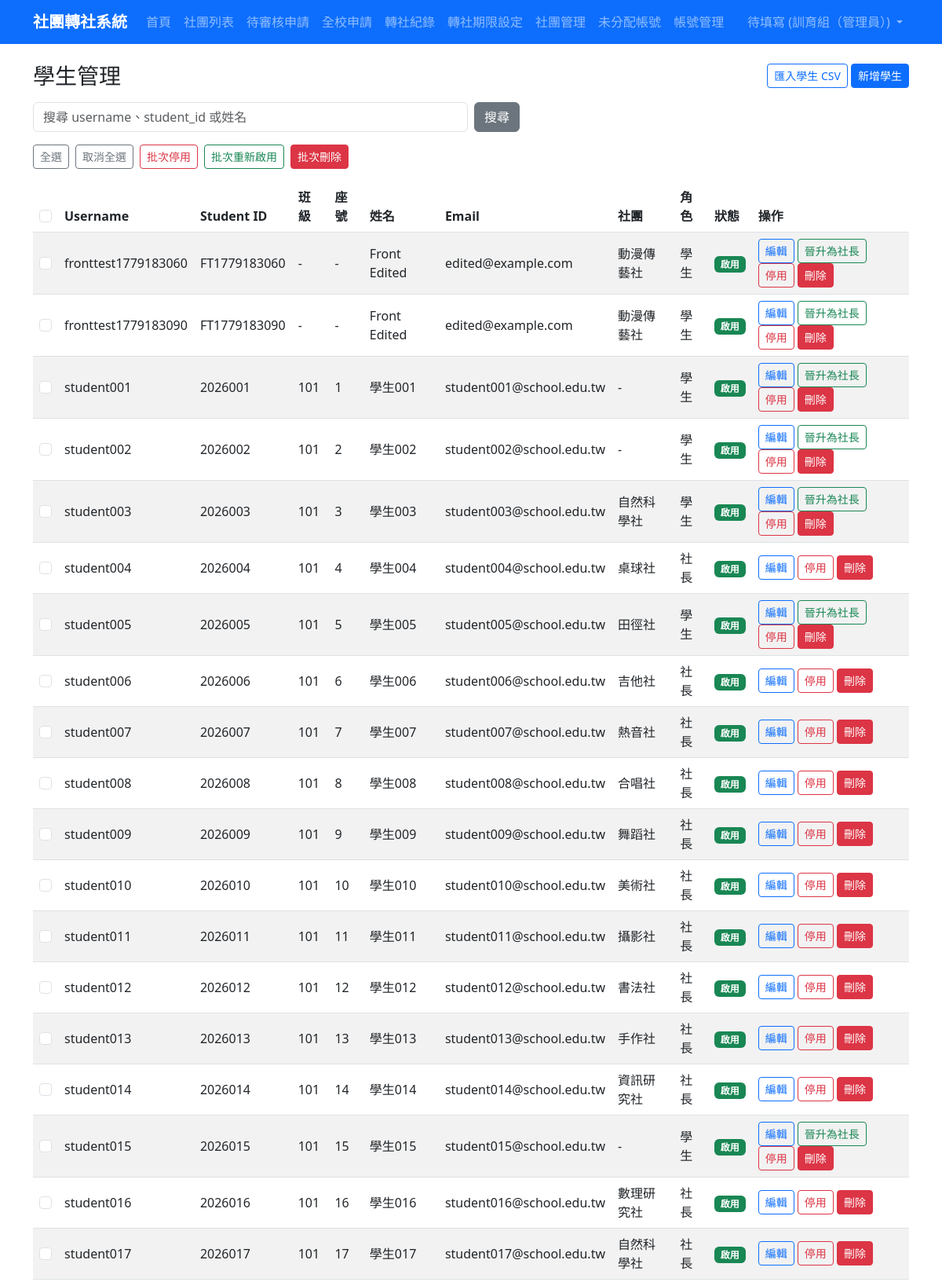
The page /admin-panel/students/ (signed in, upper part) on the database its author committed.
### accounts/models.py (models this page shows, shortened)
class User(django.contrib.auth.models.AbstractUser):
    ROLE_CHOICES = [
        ('student', '學生'),
        ('president', '社長'),
        ('teacher', '指導老師'),
        ('admin', '訓育組（管理員）'),
    ]
    role = models.CharField(
        max_length=20,
        choices=ROLE_CHOICES,
        default='student',
        verbose_name='身分組'
    )
    student_id = models.CharField(
        max_length=20,
        blank=True,
        verbose_name='學號'
    )
    class_name = models.CharField(
        max_length=20,
        blank=True,
        verbose_name='班級'
    )
    seat_number = models.PositiveSmallIntegerField(
        null=True,
        blank=True,
        verbose_name='座號'
    )
    club = models.ForeignKey(
        'clubs.Club',
        on_delete=models.SET_NULL,
        null=True,
        blank=True,
        verbose_name='所屬社團',
        related_name='members'
    )
    class Meta:
        verbose_name = '使用者'
        verbose_name_plural = '使用者'

### clubs/models.py (models this page shows, shortened)
class Club(models.Model):
    CATEGORY_CHOICES = [
        ('academic', '學術類'),
        ('arts', '藝文類'),
        ('performance', '藝能類'),
        ('recreation', '康輔類'),
        ('sports', '體育類'),
    ]
    code = models.CharField(max_length=10, unique=True, null=True, blank=True, verbose_name='社團代號')
    name = models.CharField(max_length=100, verbose_name='社團名稱')
    teacher = models.CharField(max_length=50, default='', verbose_name='指導老師')
    president = models.CharField(max_length=50, default='', verbose_name='社長')
    location = models.CharField(max_length=100, blank=True, verbose_name='社課場地')
    category = models.CharField(max_length=20, choices=CATEGORY_CHOICES, blank=True, verbose_name='類別')
    description = models.TextField(blank=True, verbose_name='社團描述')
    max_members = models.PositiveIntegerField(default=30, verbose_name='人數上限')
    current_members = models.PositiveIntegerField(default=0, verbose_name='現有人數')
    is_active = models.BooleanField(default=True, verbose_name='啟用中')
    created_at = models.DateTimeField(auto_now_add=True, verbose_name='建立時間')
    updated_at = models.DateTimeField(auto_now=True, verbose_name='更新時間')
    class Meta:
        verbose_name = '社團'
        verbose_name_plural = '社團'
        ordering = ['name']
    def __str__(self):
        return self.name

### accounts/views.py (the view)
# urls.py: path('admin-panel/students/', views.StudentAdminListView.as_view(), name='student_admin_list'),
class StudentAdminListView(LoginRequiredMixin, AdminRequiredMixin, ListView):
    model = User
    template_name = 'accounts/student_admin_list.html'
    context_object_name = 'students'
    paginate_by = 50
    def get_queryset(self):
        queryset = User.objects.filter(
            role__in=['student', 'president'],
        ).select_related('club').order_by('username')
        query = self.request.GET.get('q', '').strip()
        if query:
            queryset = queryset.filter(
                Q(username__icontains=query)
                | Q(student_id__icontains=query)
                | Q(first_name__icontains=query)
            )
        return queryset
    def get_context_data(self, **kwargs):
        context = super().get_context_data(**kwargs)
        context['q'] = self.request.GET.get('q', '').strip()
        return context

### accounts/permissions.py (called while the page is built)
def is_training_admin(user):
    return bool(
        user
        and user.is_authenticated
        and (user.is_superuser or getattr(user, 'role', None) == 'admin')
    )

def can_review_transfer_requests(user):
    return (
        is_training_admin(user)
        or is_actual_club_president(user)
        or is_assigned_club_teacher(user)
    )

### accounts/templatetags/account_extras.py (called while the page is built)
def user_is_club_president(user, club):
    if not user or not club or not getattr(club, 'president', ''):
        return False
    resolved_president = get_user_from_display_text(club.president)
    if resolved_president:
        return resolved_president.pk == user.pk
    return club.president.strip() == user.username

@register.filter
def display_role(user):
    if getattr(user, 'role', None) == 'president' and not user_is_club_president(user, user.club):
        return '學生'
    return user.get_role_display()

@register.filter
def can_review_transfers(user):
    return can_review_transfer_requests(user)

### accounts/views.py (called while the page is built)
    def test_func(self):
        user = self.request.user
        return user.is_authenticated and (
            user.is_superuser or getattr(user, 'role', None) == 'admin'
        )

### transfers/context_processors.py (called while the page is built)
def transfer_window(request):
    context = get_transfer_window_state()
    user = getattr(request, 'user', None)
    context['admin_pending_review_count'] = 0
    if user and user.is_authenticated and (
        user.is_superuser or getattr(user, 'role', None) == 'admin'
    ):
        context['admin_pending_review_count'] = TransferRequest.objects.filter(
            status__in=[
                'orig_president_pending',
                'orig_teacher_pending',
                'new_president_pending',
                'new_teacher_pending',
                'admin_pending',
            ],
        ).count()
    return context

### transfers/models.py (called while the page is built)
def get_user_from_display_text(value):
    if not value:
        return None
    if not isinstance(value, str):
        return value
    match = re.search(r'\(([^()]+)\)\s*$', value.strip())
    username = match.group(1).strip() if match else value.strip()
    if not username:
        return None
    from django.apps import apps
    app_label, model_name = settings.AUTH_USER_MODEL.split('.', 1)
    User = apps.get_model(app_label, model_name)
    try:
        return User.objects.get(username=username)
    except User.DoesNotExist:
        return None

    @classmethod
    def get_current(cls):
        return cls.objects.order_by('-updated_at', '-pk').first()

### templates/accounts/student_admin_list.html (shortened to what this page needs)
{% extends "base.html" %}
{% load account_extras %}
{% block content %}
<div class="d-flex justify-content-between align-items-center mb-3">
    <h1 class="h3 mb-0">學生管理</h1>
    <div>
        <a class="btn btn-outline-primary btn-sm" href="{% url 'student_admin_import' %}">匯入學生 CSV</a>
        <a class="btn btn-primary btn-sm" href="{% url 'student_admin_create' %}">新增學生</a>
    </div>
</div>
<form method="get" class="row g-2 mb-3">
    <div class="col-sm-8 col-md-6">
        <input type="search" name="q" value="{{ q }}" class="form-control" placeholder="搜尋 username、student_id 或姓名">
    </div>
    <div class="col-auto">
        <button type="submit" class="btn btn-secondary">搜尋</button>
    </div>
</form>
<div class="d-flex flex-wrap gap-2 mb-3">
    <button type="button" class="btn btn-outline-secondary btn-sm" id="select-all-students">全選</button>
    <button type="button" class="btn btn-outline-secondary btn-sm" id="clear-all-students">取消全選</button>
    <button type="submit" class="btn btn-outline-danger btn-sm" form="bulk-student-form" formaction="{% url 'student_admin_bulk_deactivate' %}">批次停用</button>
    <button type="submit" class="btn btn-outline-success btn-sm" form="bulk-student-form" formaction="{% url 'student_admin_bulk_reactivate' %}">批次重新啟用</button>
    <button type="submit" class="btn btn-danger btn-sm" form="bulk-student-form" formaction="{% url 'student_admin_bulk_delete_confirm' %}">批次刪除</button>
</div>
<div class="table-responsive">
    <table class="table table-striped table-hover align-middle">
        <thead>
            <tr>
                <th scope="col">
                    <input type="checkbox" class="form-check-input" id="toggle-all-students" aria-label="全選學生">
                </th>
                <th>Username</th>
                <th>Student ID</th>
                <th>班級</th>
                <th>座號</th>
                <th>姓名</th>
                <th>Email</th>
                <th>社團</th>
                <th>角色</th>
                <th>狀態</th>
                <th>操作</th>
            </tr>
        </thead>
        <tbody>
            {% for student in students %}
                <tr>
                    <td>
                        {% if student.role == 'student' or student.role == 'president' %}
                            <input type="checkbox" class="form-check-input student-checkbox" name="student_ids" value="{{ student.pk }}" form="bulk-student-form" aria-label="選取 {{ student.username }}">
                        {% endif %}
                    </td>
                    <td>{{ student.username }}</td>
                    <td>{{ student.student_id }}</td>
                    <td>{{ student.class_name|default:"-" }}</td>
                    <td>{{ student.seat_number|default:"-" }}</td>
                    <td>{{ student.first_name }}</td>
                    <td>{{ student.email }}</td>
                    <td>{{ student.club|default:"-" }}</td>
                    <td>{{ student|display_role }}</td>
                    <td>
                        {% if student.is_active %}
                            <span class="badge bg-success">啟用</span>
                        {% else %}
                            <span class="badge bg-secondary">停用</span>
                        {% endif %}
                    </td>
                    <td>
                        <a href="{% url 'student_admin_edit' student.pk %}" class="btn btn-sm btn-outline-primary">
                            編輯
                        </a>
                        {% if student.is_active and student.role == 'student' %}
                            <form method="post" action="{% url 'student_admin_promote_president' student.pk %}" class="d-inline">
                                <button type="submit" class="btn btn-sm btn-outline-success">晉升為社長</button>
                            </form>
                        {% endif %}
                        {% if student.role == 'student' or student.role == 'president' %}
                            {% if student.is_active %}
                                <a href="{% url 'student_admin_deactivate' student.pk %}" class="btn btn-sm btn-outline-danger">停用</a>
                            {% else %}
                                <form method="post" action="{% url 'student_admin_reactivate' student.pk %}" class="d-inline">
                                    {% csrf_token %}
                                    <button type="submit" class="btn btn-sm btn-outline-success">重新啟用</button>
                                </form>
                            {% endif %}
                            <a href="{% url 'student_admin_delete' student.pk %}" class="btn btn-sm btn-danger">刪除</a>
                        {% endif %}
                    </td>
                </tr>
            {% empty %}
                <tr>
                    <td colspan="11" class="text-center text-muted">沒有符合條件的學生。</td>
                </tr>
            {% endfor %}
        </tbody>
    </table>
</div>
{% endblock %}

### templates/base.html (shortened to what this page needs)
<!DOCTYPE html>
{% load account_extras %}
<html lang="zh-TW">
<head>
    <link href="https://cdn.jsdelivr.net/npm/bootstrap@5.3.0/dist/css/bootstrap.min.css" rel="stylesheet">
</head>
<body>
    <nav class="navbar navbar-expand-lg navbar-dark bg-primary">
        <div class="container">
            <a class="navbar-brand" href="{% url 'home' %}">社團轉社系統</a>
            <div class="collapse navbar-collapse" id="navbarNav">
                <ul class="navbar-nav me-auto">
                    <li class="nav-item">
                        <a class="nav-link" href="{% url 'home' %}">首頁</a>
                    </li>
                    <li class="nav-item">
                        <a class="nav-link" href="{% url 'club_list' %}">社團列表</a>
                    </li>
                    {% if user.is_authenticated %}
                        {% if user|can_review_transfers %}
                            <li class="nav-item">
                                <a class="nav-link position-relative" href="{% url 'pending_approvals' %}">
                                    待審核申請
                                </a>
                            </li>
                        {% endif %}
                        {% if user.is_superuser or user.role == 'admin' %}
                            <li class="nav-item">
                                <a class="nav-link" href="{% url 'all_requests' %}">全校申請</a>
                            </li>
                        {% endif %}
                        {% if user.is_superuser or user.role == 'admin' %}
                            <li class="nav-item">
                                <a class="nav-link" href="{% url 'transfer_record_archive_list' %}">轉社紀錄</a>
                            </li>
                            <li class="nav-item">
                                <a class="nav-link" href="{% url 'transfer_window_settings' %}">轉社期限設定</a>
                            </li>
                            <li class="nav-item">
                                <a class="nav-link" href="{% url 'club_admin_list' %}">社團管理</a>
                            </li>
                            <li class="nav-item">
                                <a class="nav-link" href="{% url 'unassigned_account_list' %}">未分配帳號</a>
                            </li>
                            <li class="nav-item">
                                <a class="nav-link" href="{% url 'account_admin_list' %}">帳號管理</a>
                            </li>
                        {% endif %}
                    {% endif %}
                </ul>
                <ul class="navbar-nav">
                    {% if user.is_authenticated %}
                        <li class="nav-item dropdown">
                            <a class="nav-link dropdown-toggle" href="#" role="button" data-bs-toggle="dropdown">
                                {{ user.get_full_name|default:user.username }} ({{ user|display_role }})
                            </a>
                        </li>
                    {% else %}
                        <li class="nav-item">
                            <a class="nav-link" href="{% url 'login' %}">登入</a>
                        </li>
                    {% endif %}
                </ul>
            </div>
        </div>
    </nav>
    <main class="container my-4">
        {% block content %}{% endblock %}
    </main>
</body>
</html>

### templates/base.html (style rules this page uses)
.navbar-brand { font-weight: bold; }

### rows shown on the page
User: get_full_name "待填寫", role "訓育組（管理員）"
User: username "fronttest1779183060", student_id "FT1779183060", class_name "-", seat_number "-", first_name "Front Edited", email "edited@example.com", club "動漫傳藝社", role "學生", is_active "啟用", shows "刪除"
User: username "fronttest1779183090", student_id "FT1779183090", class_name "-", seat_number "-", first_name "Front Edited", email "edited@example.com", club "動漫傳藝社", role "學生", is_active "啟用", shows "刪除"
User: username "student001", student_id "2026001", class_name "101", seat_number "1", first_name "學生001", email "student001@school.edu.tw", club "-", role "學生", is_active "啟用", shows "刪除"
User: username "student002", student_id "2026002", class_name "101", seat_number "2", first_name "學生002", email "student002@school.edu.tw", club "-", role "學生", is_active "啟用", shows "刪除"
User: username "student003", student_id "2026003", class_name "101", seat_number "3", first_name "學生003", email "student003@school.edu.tw", club "自然科學社", role "學生", is_active "啟用", shows "刪除"
User: username "student004", student_id "2026004", class_name "101", seat_number "4", first_name "學生004", email "student004@school.edu.tw", club "桌球社", role+club+id "社長", is_active "啟用", shows "刪除"
User: username "student005", student_id "2026005", class_name "101", seat_number "5", first_name "學生005", email "student005@school.edu.tw", club "田徑社", role "學生", is_active "啟用", shows "刪除"
User: username "student006", student_id "2026006", class_name "101", seat_number "6", first_name "學生006", email "student006@school.edu.tw", club "吉他社", role+club+id "社長", is_active "啟用", shows "刪除"
User: username "student007", student_id "2026007", class_name "101", seat_number "7", first_name "學生007", email "student007@school.edu.tw", club "熱音社", role+club+id "社長", is_active "啟用", shows "刪除"
User: username "student008", student_id "2026008", class_name "101", seat_number "8", first_name "學生008", email "student008@school.edu.tw", club "合唱社", role+club+id "社長", is_active "啟用", shows "刪除"
User: username "student009", student_id "2026009", class_name "101", seat_number "9", first_name "學生009", email "student009@school.edu.tw", club "舞蹈社", role+club+id "社長", is_active "啟用", shows "刪除"
User: username "student010", student_id "2026010", class_name "101", seat_number "10", first_name "學生010", email "student010@school.edu.tw", club "美術社", role+club+id "社長", is_active "啟用", shows "刪除"
User: username "student011", student_id "2026011", class_name "101", seat_number "11", first_name "學生011", email "student011@school.edu.tw", club "攝影社", role+club+id "社長", is_active "啟用", shows "刪除"
User: username "student012", student_id "2026012", class_name "101", seat_number "12", first_name "學生012", email "student012@school.edu.tw", club "書法社", role+club+id "社長", is_active "啟用", shows "刪除"
User: username "student013", student_id "2026013", class_name "101", seat_number "13", first_name "學生013", email "student013@school.edu.tw", club "手作社", role+club+id "社長", is_active "啟用", shows "刪除"
User: username "student014", student_id "2026014", class_name "101", seat_number "14", first_name "學生014", email "student014@school.edu.tw", club "資訊研究社", role+club+id "社長", is_active "啟用", shows "刪除"
User: username "student015", student_id "2026015", class_name "101", seat_number "15", first_name "學生015", email "student015@school.edu.tw", club "-", role "學生", is_active "啟用", shows "刪除"
User: username "student016", student_id "2026016", class_name "101", seat_number "16", first_name "學生016", email "student016@school.edu.tw", club "數理研究社", role+club+id "社長", is_active "啟用", shows "刪除"
User: username "student017", student_id "2026017", class_name "101", seat_number "17", first_name "學生017", email "student017@school.edu.tw", club "自然科學社", role+club+id "社長", is_active "啟用", shows "刪除"
